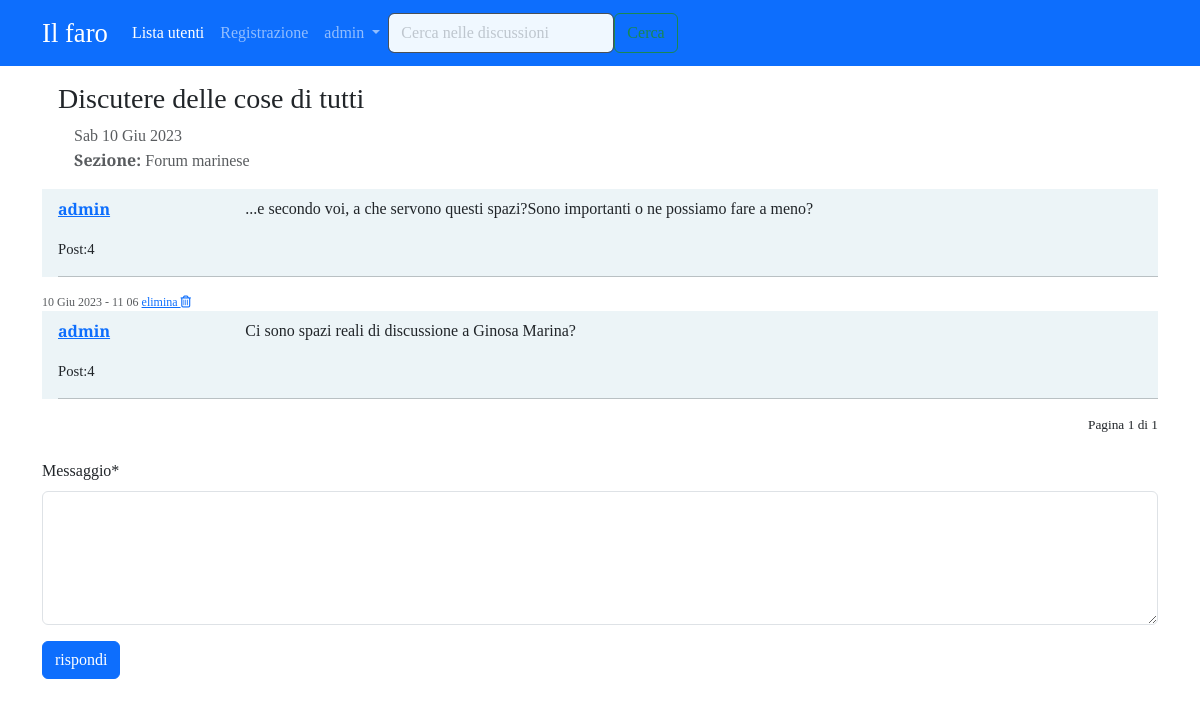
/forum/discussione/4/ (signed in), run on the app's committed database.
### forum/models.py (models this page shows, shortened)
class Discussione (models.Model):
    titolo=models.CharField(max_length=150)
    data_creazione= models.DateTimeField(auto_now_add=True)
    autore_discussione= models.ForeignKey(User, on_delete=models.CASCADE, related_name="discussioni")
    sezione_appartenenza =  models.ForeignKey (Sezione, on_delete=models.CASCADE)
    class Meta:
        verbose_name ="Discussione"
        verbose_name_plural ="Discussioni"

class Post(models.Model):
        autore_post= models.ForeignKey(User, on_delete=models.CASCADE, related_name="posts")
        contenuto=models.TextField()
        data_creazione= models.DateTimeField(auto_now_add=True)
        discussione= models.ForeignKey(Discussione, on_delete=models.CASCADE)
        class Meta:
            verbose_name ="Post"
            verbose_name_plural ="Posts"

class Sezione (models.Model):
    nome_sezione = models.CharField(max_length=80)
    descrizione = models.CharField(max_length=150, blank=True, null=True)
    logosezione = models.ImageField(blank=True, null=True)
    def __str__(self):
        return self.nome_sezione
    class Meta:
        verbose_name ="Sezione"
        verbose_name_plural ="Sezioni"

### forum/views.py (the view)
# urls.py: path("discussione/<int:pk>/", views.visualizza_discussione, name ="visualizza_discussione"),
def visualizza_discussione(request, pk):
     discussione = get_object_or_404 (Discussione, pk=pk)
     posts_discussione = Post.objects.filter(discussione=discussione).order_by("-data_creazione")
     paginator=Paginator(posts_discussione, 7)
     page=request.GET.get("pagina")
     posts=paginator.get_page (page)
     form_risposta=PostModelForm()
     context={"discussione":discussione,
              "posts_discussione": posts,
              "form_risposta": form_risposta,
              }
     return render (request, "forum/singola_discussione.html", context)

### forum/forms.py
class PostModelForm(forms.ModelForm):
    class Meta:
        model = Post
        fields = ["contenuto"]
        widgets = {
            "contenuto" : forms.Textarea(attrs={'rows' : '5'})
        }
        labels = {"contenuto" : "Messaggio"}

### forum/templates/forum/singola_discussione.html (shortened to what this page needs)
{% extends 'base.html' %}
{% load crispy_forms_tags %}
{%block content%}
{% for post in posts_discussione %}
    <div class=" card-my5">
    {% if forloop.first and not "pagina" in request.get_full_path %}
        <div class="card-header ps-3">
            <h3 class="mt-3">{{discussione.titolo}}</h3>
            <p class="text-muted ps-3">{{discussione.data_creazione|date:"D d M Y "}}
            <br> <strong> Sezione: </strong>{{discussione.sezione_appartenenza}}</p>
        </div>
    {% else %}
        <div class="my-0 card-header py=0">
            <p class="text-muted mb-0 " style="font-size: 9pt;">
            {{post.data_creazione|date:"d M Y - H m"}}
            {% if request.user == post.autore_post %}
                <a href="{% url 'cancella_post' id=discussione.pk pk=post.pk %}">elimina <i class="fa fa-trash-o" aria-hidden="true"></i>
                </a>
            {% endif %}
 {% endif %}
        <div class="card-body pt-2 ps-3" style="background-color: #ecf4f7;">
                <div class="row">
                    <div class="col-xl-2 col-4">
                        <p><a href="{% url 'user_profile' username=post.autore_post.username %}"><strong>{{ post.autore_post}}</strong></a></p>
                        <p class="my-0" style="font-size: 11pt;">Post:{{ post.autore_post.posts.count }}</p>
                    </div>
                    <div class="col-xl-10 col-8">
                        <p class="my-0">{{ post.contenuto|linebreaks}}</p>
                    </div>
                </div>
            <hr>
        </div>
</div>
    {% endfor %}
    <div class="text-end" style="font-size: 10pt;">
        <span class="step-links">
            <span class="current">
                Pagina {{ posts_discussione.number }} di {{ posts_discussione.paginator.num_pages }}
            </span>
        </span>
    </div>
    <br>
{% if request.user.is_authenticated%}
    {% include 'forum/form_risposta.html' %}
{% else %}
    <div class="mt-3 alert alert-primary container" role="alert">
        Per partecipare alla discussione devi effettuare il <a href="{% url 'login' %}?next={{request.get_full_path}}"?next={{request.get_full_path}}>login!</a>
   {%endif%}
    {% endblock %}

### templates/base.html (shortened to what this page needs)
{% load static %}
<!doctype html>
<html lang="it">
  <head>
    <link href="https://cdn.jsdelivr.net/npm/bootstrap@5.3.0-alpha3/dist/css/bootstrap.min.css" rel="stylesheet">
    <link rel="stylesheet" href="path/to/font-awesome/css/font-awesome.min.css">
    <link rel="stylesheet" href="{% static 'css/agora.css' %}">
  </head>
  <body>
    <nav class="navbar navbar-expand-lg bg-primary" data-bs-theme="dark">
      <div class="container">
        <a class="navbar-brand" style="font-size: 20pt;" href="{% url 'homepage' %}">Il faro</a>
        <div class="collapse navbar-collapse" id="navbarSupportedContent">
          <ul class="navbar-nav me-auto mb-2 mb-lg-0">
            <li class="nav-item">
              <a class="nav-link active" aria-current="page" href="{% url 'user_list' %}">Lista utenti</a>
            </li>
            <li class="nav-item">
              <a class="nav-link" href="{% url 'registrazione' %}">Registrazione</a>
            </li>
            {% if request.user.is_authenticated %}
            <li class="nav-item dropdown">
              <a class="nav-link dropdown-toggle" href="#" role="button" data-bs-toggle="dropdown" aria-expanded="false">
                {{ request.user.username }}
              </a>
            </li>
           {% else %}
          <li class="nav-item">
            <a class="nav-link" href="{%url 'login'%}">Login</a>
          </li>
          </ul>
          {% endif %}
          <form class="d-flex" action="{% url 'funzione_cerca' %}" >
            <input name="q" class="form-control mr-sm-2" style=  "background-color: aliceblue;" type="search" placeholder="Cerca nelle discussioni" aria-label="Search">
            <button class="btn btn-outline-success my-2 my-sm-0" type="submit">Cerca</button>
          </form>
        </div>
      </div>
    </nav>
    <div class="container">
   {% block content %}
   {% endblock %}
    </div>
  </body>
</html>

### static-storage/css/agora.css (style rules this page uses)
body { font-family: 'Slabo 27px', serif; }

### data on the page
Post: autore_post "admin", autore_post.posts.count "4", contenuto "...e secondo voi, a che servono questi spazi?Sono importanti o ne possiamo fare a meno?"
Discussione: titolo "Discutere delle cose di tutti", data_creazione "Sab 10 Giu 2023", sezione_appartenenza "Forum marinese"
Post: data_creazione "10 Giu 2023 - 11 06", shows "elimina", autore_post "admin", autore_post.posts.count "4", contenuto "Ci sono spazi reali di discussione a Ginosa Marina?"

### other printed values
{{ request.user.username }} "admin"
{{ posts_discussione.number }} "1"
{{ posts_discussione.paginator.num_pages }} "1"
